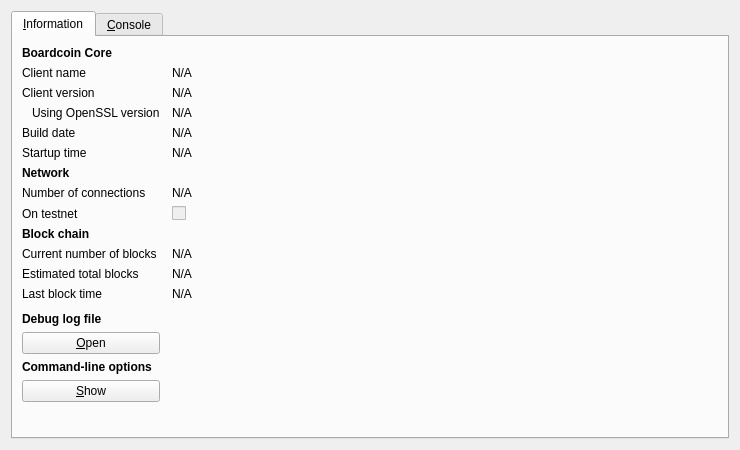
<?xml version="1.0" encoding="UTF-8"?>
<ui version="4.0">
 <class>RPCConsole</class>
 <widget class="QDialog" name="RPCConsole">
  <property name="geometry">
   <rect>
    <x>0</x>
    <y>0</y>
    <width>740</width>
    <height>450</height>
   </rect>
  </property>
  <property name="windowTitle">
   <string>Boardcoin - Debug window</string>
  </property>
  <layout class="QVBoxLayout" name="verticalLayout_2">
   <item>
    <widget class="QTabWidget" name="tabWidget">
     <property name="currentIndex">
      <number>0</number>
     </property>
     <widget class="QWidget" name="tab_info">
      <attribute name="title">
       <string>&amp;Information</string>
      </attribute>
      <layout class="QGridLayout" name="gridLayout" columnstretch="0,1">
       <property name="horizontalSpacing">
        <number>12</number>
       </property>
       <item row="0" column="0">
        <widget class="QLabel" name="label_9">
         <property name="font">
          <font>
           <weight>75</weight>
           <bold>true</bold>
          </font>
         </property>
         <property name="text">
          <string>Boardcoin Core</string>
         </property>
        </widget>
       </item>
       <item row="1" column="0">
        <widget class="QLabel" name="label_5">
         <property name="text">
          <string>Client name</string>
         </property>
        </widget>
       </item>
       <item row="1" column="1">
        <widget class="QLabel" name="clientName">
         <property name="cursor">
          <cursorShape>IBeamCursor</cursorShape>
         </property>
         <property name="text">
          <string>N/A</string>
         </property>
         <property name="textFormat">
          <enum>Qt::PlainText</enum>
         </property>
         <property name="textInteractionFlags">
          <set>Qt::LinksAccessibleByMouse|Qt::TextSelectableByKeyboard|Qt::TextSelectableByMouse</set>
         </property>
        </widget>
       </item>
       <item row="2" column="0">
        <widget class="QLabel" name="label_6">
         <property name="text">
          <string>Client version</string>
         </property>
        </widget>
       </item>
       <item row="2" column="1">
        <widget class="QLabel" name="clientVersion">
         <property name="cursor">
          <cursorShape>IBeamCursor</cursorShape>
         </property>
         <property name="text">
          <string>N/A</string>
         </property>
         <property name="textFormat">
          <enum>Qt::PlainText</enum>
         </property>
         <property name="textInteractionFlags">
          <set>Qt::LinksAccessibleByMouse|Qt::TextSelectableByKeyboard|Qt::TextSelectableByMouse</set>
         </property>
        </widget>
       </item>
       <item row="3" column="0">
        <widget class="QLabel" name="label_14">
         <property name="text">
          <string>Using OpenSSL version</string>
         </property>
         <property name="indent">
          <number>10</number>
         </property>
        </widget>
       </item>
       <item row="3" column="1">
        <widget class="QLabel" name="openSSLVersion">
         <property name="cursor">
          <cursorShape>IBeamCursor</cursorShape>
         </property>
         <property name="text">
          <string>N/A</string>
         </property>
         <property name="textFormat">
          <enum>Qt::PlainText</enum>
         </property>
         <property name="textInteractionFlags">
          <set>Qt::LinksAccessibleByMouse|Qt::TextSelectableByKeyboard|Qt::TextSelectableByMouse</set>
         </property>
        </widget>
       </item>
       <item row="4" column="0">
        <widget class="QLabel" name="label_12">
         <property name="text">
          <string>Build date</string>
         </property>
        </widget>
       </item>
       <item row="4" column="1">
        <widget class="QLabel" name="buildDate">
         <property name="cursor">
          <cursorShape>IBeamCursor</cursorShape>
         </property>
         <property name="text">
          <string>N/A</string>
         </property>
         <property name="textFormat">
          <enum>Qt::PlainText</enum>
         </property>
         <property name="textInteractionFlags">
          <set>Qt::LinksAccessibleByMouse|Qt::TextSelectableByKeyboard|Qt::TextSelectableByMouse</set>
         </property>
        </widget>
       </item>
       <item row="5" column="0">
        <widget class="QLabel" name="label_13">
         <property name="text">
          <string>Startup time</string>
         </property>
        </widget>
       </item>
       <item row="5" column="1">
        <widget class="QLabel" name="startupTime">
         <property name="cursor">
          <cursorShape>IBeamCursor</cursorShape>
         </property>
         <property name="text">
          <string>N/A</string>
         </property>
         <property name="textFormat">
          <enum>Qt::PlainText</enum>
         </property>
         <property name="textInteractionFlags">
          <set>Qt::LinksAccessibleByMouse|Qt::TextSelectableByKeyboard|Qt::TextSelectableByMouse</set>
         </property>
        </widget>
       </item>
       <item row="6" column="0">
        <widget class="QLabel" name="label_11">
         <property name="font">
          <font>
           <weight>75</weight>
           <bold>true</bold>
          </font>
         </property>
         <property name="text">
          <string>Network</string>
         </property>
        </widget>
       </item>
       <item row="7" column="0">
        <widget class="QLabel" name="label_7">
         <property name="text">
          <string>Number of connections</string>
         </property>
        </widget>
       </item>
       <item row="7" column="1">
        <widget class="QLabel" name="numberOfConnections">
         <property name="cursor">
          <cursorShape>IBeamCursor</cursorShape>
         </property>
         <property name="text">
          <string>N/A</string>
         </property>
         <property name="textFormat">
          <enum>Qt::PlainText</enum>
         </property>
         <property name="textInteractionFlags">
          <set>Qt::LinksAccessibleByMouse|Qt::TextSelectableByKeyboard|Qt::TextSelectableByMouse</set>
         </property>
        </widget>
       </item>
       <item row="8" column="0">
        <widget class="QLabel" name="label_8">
         <property name="text">
          <string>On testnet</string>
         </property>
        </widget>
       </item>
       <item row="8" column="1">
        <widget class="QCheckBox" name="isTestNet">
         <property name="enabled">
          <bool>false</bool>
         </property>
         <property name="text">
          <string/>
         </property>
        </widget>
       </item>
       <item row="9" column="0">
        <widget class="QLabel" name="label_10">
         <property name="font">
          <font>
           <weight>75</weight>
           <bold>true</bold>
          </font>
         </property>
         <property name="text">
          <string>Block chain</string>
         </property>
        </widget>
       </item>
       <item row="10" column="0">
        <widget class="QLabel" name="label_3">
         <property name="text">
          <string>Current number of blocks</string>
         </property>
        </widget>
       </item>
       <item row="10" column="1">
        <widget class="QLabel" name="numberOfBlocks">
         <property name="cursor">
          <cursorShape>IBeamCursor</cursorShape>
         </property>
         <property name="text">
          <string>N/A</string>
         </property>
         <property name="textFormat">
          <enum>Qt::PlainText</enum>
         </property>
         <property name="textInteractionFlags">
          <set>Qt::LinksAccessibleByMouse|Qt::TextSelectableByKeyboard|Qt::TextSelectableByMouse</set>
         </property>
        </widget>
       </item>
       <item row="11" column="0">
        <widget class="QLabel" name="label_4">
         <property name="text">
          <string>Estimated total blocks</string>
         </property>
        </widget>
       </item>
       <item row="11" column="1">
        <widget class="QLabel" name="totalBlocks">
         <property name="cursor">
          <cursorShape>IBeamCursor</cursorShape>
         </property>
         <property name="text">
          <string>N/A</string>
         </property>
         <property name="textFormat">
          <enum>Qt::PlainText</enum>
         </property>
         <property name="textInteractionFlags">
          <set>Qt::LinksAccessibleByMouse|Qt::TextSelectableByKeyboard|Qt::TextSelectableByMouse</set>
         </property>
        </widget>
       </item>
       <item row="12" column="0">
        <widget class="QLabel" name="label_2">
         <property name="text">
          <string>Last block time</string>
         </property>
        </widget>
       </item>
       <item row="12" column="1">
        <widget class="QLabel" name="lastBlockTime">
         <property name="cursor">
          <cursorShape>IBeamCursor</cursorShape>
         </property>
         <property name="text">
          <string>N/A</string>
         </property>
         <property name="textFormat">
          <enum>Qt::PlainText</enum>
         </property>
         <property name="textInteractionFlags">
          <set>Qt::LinksAccessibleByMouse|Qt::TextSelectableByKeyboard|Qt::TextSelectableByMouse</set>
         </property>
        </widget>
       </item>
       <item row="13" column="0">
        <spacer name="verticalSpacer_2">
         <property name="orientation">
          <enum>Qt::Vertical</enum>
         </property>
         <property name="sizeHint" stdset="0">
          <size>
           <width>20</width>
           <height>20</height>
          </size>
         </property>
        </spacer>
       </item>
       <item row="14" column="0">
        <widget class="QLabel" name="labelDebugLogfile">
         <property name="font">
          <font>
           <weight>75</weight>
           <bold>true</bold>
          </font>
         </property>
         <property name="text">
          <string>Debug log file</string>
         </property>
        </widget>
       </item>
       <item row="15" column="0">
        <widget class="QPushButton" name="openDebugLogfileButton">
         <property name="toolTip">
          <string>Open the Boardcoin debug log file from the current data directory. This can take a few seconds for large log files.</string>
         </property>
         <property name="text">
          <string>&amp;Open</string>
         </property>
         <property name="autoDefault">
          <bool>false</bool>
         </property>
        </widget>
       </item>
       <item row="16" column="0">
        <widget class="QLabel" name="labelCLOptions">
         <property name="font">
          <font>
           <weight>75</weight>
           <bold>true</bold>
          </font>
         </property>
         <property name="text">
          <string>Command-line options</string>
         </property>
        </widget>
       </item>
       <item row="17" column="0">
        <widget class="QPushButton" name="showCLOptionsButton">
         <property name="toolTip">
          <string>Show the Boardcoin-Qt help message to get a list with possible Boardcoin command-line options.</string>
         </property>
         <property name="text">
          <string>&amp;Show</string>
         </property>
         <property name="autoDefault">
          <bool>false</bool>
         </property>
        </widget>
       </item>
       <item row="18" column="0">
        <spacer name="verticalSpacer">
         <property name="orientation">
          <enum>Qt::Vertical</enum>
         </property>
         <property name="sizeHint" stdset="0">
          <size>
           <width>20</width>
           <height>40</height>
          </size>
         </property>
        </spacer>
       </item>
      </layout>
     </widget>
     <widget class="QWidget" name="tab_console">
      <attribute name="title">
       <string>&amp;Console</string>
      </attribute>
      <layout class="QVBoxLayout" name="verticalLayout_3">
       <property name="spacing">
        <number>3</number>
       </property>
       <item>
        <widget class="QTextEdit" name="messagesWidget">
         <property name="minimumSize">
          <size>
           <width>0</width>
           <height>100</height>
          </size>
         </property>
         <property name="readOnly">
          <bool>true</bool>
         </property>
         <property name="tabKeyNavigation" stdset="0">
          <bool>false</bool>
         </property>
         <property name="columnCount" stdset="0">
          <number>2</number>
         </property>
        </widget>
       </item>
       <item>
        <layout class="QHBoxLayout" name="horizontalLayout">
         <property name="spacing">
          <number>3</number>
         </property>
         <item>
          <widget class="QLabel" name="label">
           <property name="text">
            <string notr="true">&gt;</string>
           </property>
          </widget>
         </item>
         <item>
          <widget class="QLineEdit" name="lineEdit"/>
         </item>
         <item>
          <widget class="QPushButton" name="clearButton">
           <property name="maximumSize">
            <size>
             <width>24</width>
             <height>24</height>
            </size>
           </property>
           <property name="toolTip">
            <string>Clear console</string>
           </property>
           <property name="text">
            <string/>
           </property>
           <property name="icon">
            <iconset resource="../bitcoin.qrc">
             <normaloff>:/icons/remove</normaloff>:/icons/remove</iconset>
           </property>
           <property name="shortcut">
            <string notr="true">Ctrl+L</string>
           </property>
           <property name="autoDefault">
            <bool>false</bool>
           </property>
          </widget>
         </item>
        </layout>
       </item>
      </layout>
     </widget>
    </widget>
   </item>
  </layout>
 </widget>
 <resources>
  <include location="../bitcoin.qrc"/>
 </resources>
 <connections/>
</ui>
